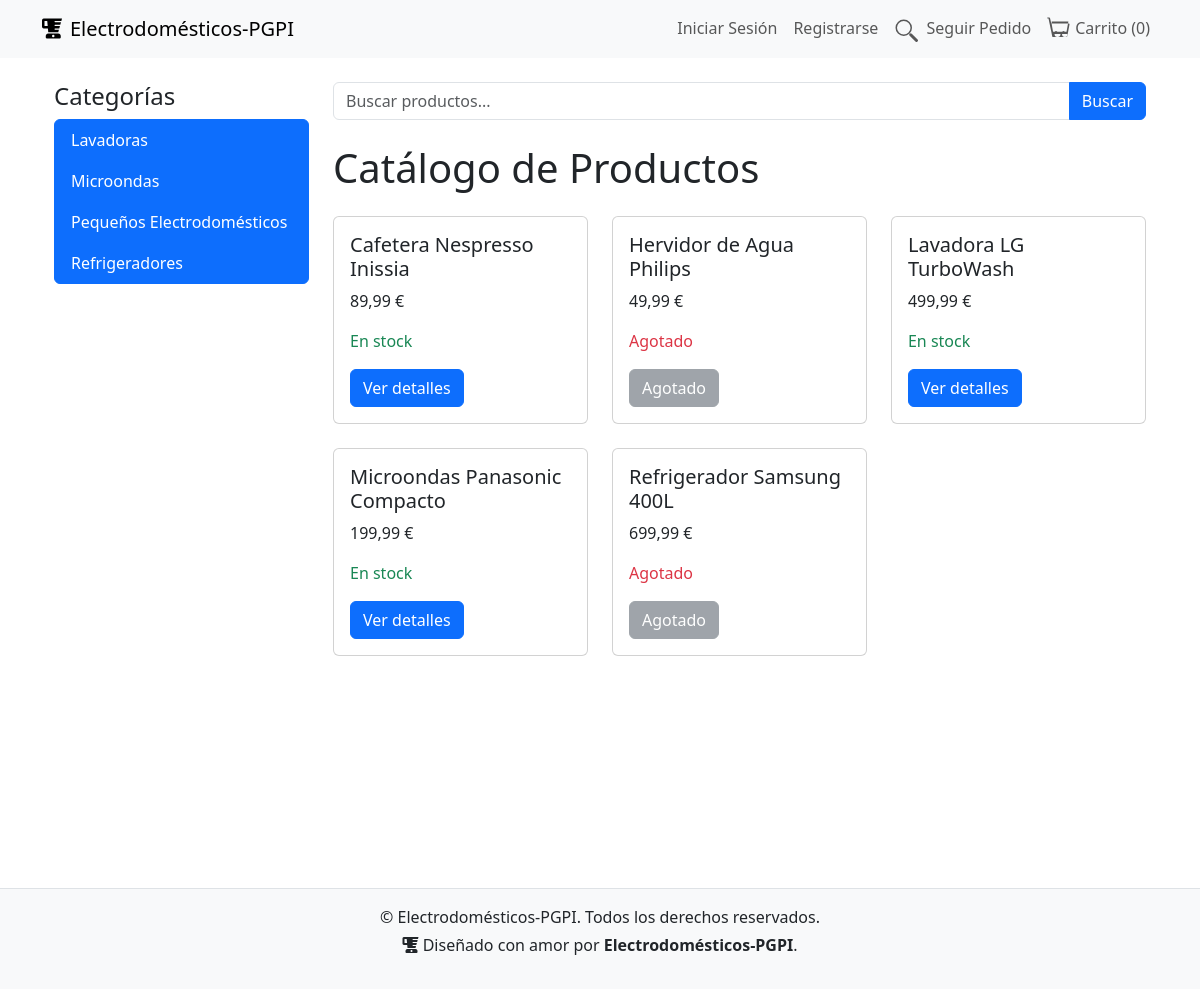
Screenshot of /catalogo/ with the database file from the repository.
### shop/models.py (models this page shows, shortened)
class Category(models.Model):
    name = models.CharField(max_length=200, db_index=True)
    slug = models.SlugField(max_length=200, unique=True)
    class Meta:
        ordering = ('name',)
        verbose_name = 'Categoría'
        verbose_name_plural = 'Categorías'

class Product(models.Model):
    category = models.ForeignKey('Category', related_name='products', on_delete=models.CASCADE)
    name = models.CharField(max_length=200, db_index=True)
    slug = models.SlugField(max_length=200, unique=True)
    image = models.ImageField(upload_to='products/%Y/%m/%d', blank=True)
    description = models.TextField(blank=True)
    price = models.DecimalField(max_digits=10, decimal_places=2)
    stock = models.PositiveIntegerField()
    available = models.BooleanField(default=True)
    manufacturer = models.CharField(max_length=200, blank=True, null=True)  # Nuevo campo
    created = models.DateTimeField(auto_now_add=True)
    updated = models.DateTimeField(auto_now=True)
    class Meta:
        ordering = ('name',)
        indexes = [
            models.Index(fields=['id', 'slug']),
        ]
    def get_absolute_url(self):
        return reverse('shop:product_detail', args=[self.slug])

### shop/views.py (the view)
# urls.py: path('catalogo/', views.product_list, name='product_list'),
def product_list(request, category_slug=None):
    category = None
    categories = Category.objects.all()
    products = Product.objects.all()
    query = request.GET.get('query')
    if query:
        products = products.filter(
            Q(name__icontains=query) | Q(category__name__icontains=query) | Q(manufacturer__icontains=query)
        )
    if category_slug:
        category = get_object_or_404(Category, slug=category_slug)
        products = products.filter(category=category)
    return render(request, 'shop/product/list.html', {
        'category': category,
        'categories': categories,
        'products': products,
    })

### cart/context_processors.py (called while the page is built)
def cart(request):
    return {'cart': Cart(request)}

### cart/models.py (called while the page is built)
    def __len__(self):
        return sum(item['quantity'] for item in self.cart.values())

### shop/templates/shop/product/list.html (shortened to what this page needs)
{% extends "base.html" %}
{% block content %}
<div class="container">
    <div class="row">
        <div class="col-md-3">
            <h4>Categorías</h4>
            <ul class="list-group">
                {% for category in categories %}
                    <li class="list-group-item {% if category == category %}active{% endif %}">
                        <a href="{% url 'shop:product_list_by_category' category.slug %}">{{ category.name }}</a>
                    </li>
                {% endfor %}
            </ul>
        </div>
        <div class="col-md-9">
            <form method="get" action="{% url 'shop:product_list' %}" class="mb-4">
                <div class="input-group">
                    <input type="text" name="query" placeholder="Buscar productos..." class="form-control" value="{{ request.GET.query }}">
                    <button type="submit" class="btn btn-primary">Buscar</button>
                </div>
            </form>
            <h1 class="my-4">
                {% if category %}
                    Productos en la categoría: {{ category.name }}
                {% else %}
                    Catálogo de Productos
                {% endif %}
            </h1>
            <div class="row">
                {% for product in products %}
                    <div class="col-md-4">
                        <div class="card mb-4">
                            <div class="card-body">
                                <h5 class="card-title">{{ product.name }}</h5>
                                <p class="card-text">{{ product.price }} €</p>
                                {% if product.stock > 0 %}
                                    <p class="text-success">En stock</p>
                                {% else %}
                                    <p class="text-danger">Agotado</p>
                                {% endif %}
                                {% if product.stock > 0 %}
                                <a href="{{ product.get_absolute_url }}" class="btn btn-primary">Ver detalles</a>
                            {% else %}
                                <button class="btn btn-secondary" disabled>Agotado</button>
                            {% endif %}
                            </div>
                        </div>
                    </div>
                {% empty %}
                    <p>No se encontraron productos.</p>
                {% endfor %}
            </div>
        </div>
    </div>
</div>
{% endblock %}

### templates/base.html (shortened to what this page needs)
<!DOCTYPE html>
<html lang="es">
<head>
    {% load static %}
    <link href="https://cdn.jsdelivr.net/npm/bootstrap@5.3.0-alpha3/dist/css/bootstrap.min.css" rel="stylesheet">
    <link href="https://cdnjs.cloudflare.com/ajax/libs/font-awesome/6.0.0-beta3/css/all.min.css" rel="stylesheet">
</head>
<body>
<nav class="navbar navbar-expand-lg navbar-light bg-light">
    <div class="container">
        <a class="navbar-brand d-flex align-items-center" href="{% url 'shop:landing_page' %}">
            <i class="fas fa-blender me-2"></i> <span>Electrodomésticos-PGPI</span>
        </a>
        <div class="collapse navbar-collapse" id="navbarNav">
            <ul class="navbar-nav ms-auto">
                {% if user.is_authenticated %}
                    <li class="nav-item">
                        <a class="nav-link" href="{% url 'accounts:profile' %}">Perfil</a>
                    </li>
                    <li class="nav-item d-flex align-items-center">
                        <form action="{% url 'accounts:logout' %}" method="post" class="d-inline">
                            {% csrf_token %}
                            <button type="submit" class="btn nav-link p-0 text-decoration-none">
                                Cerrar Sesión
                            </button>
                        </form>
                    </li>
                {% else %}
                    <li class="nav-item">
                        <a class="nav-link" href="{% url 'accounts:login' %}">Iniciar Sesión</a>
                    </li>
                    <li class="nav-item">
                        <a class="nav-link" href="{% url 'accounts:register' %}">Registrarse</a>
                    </li>
                {% endif %}
                <li class="nav-item">
                    <a class="nav-link" href="{% url 'orders:order_track_form' %}">
                        <span class="ms-1">Seguir Pedido</span>
                    </a>
                </li>
                <li class="nav-item">
                    <a class="nav-link d-flex align-items-center" href="{% url 'cart:cart_detail' %}">
                        <span class="ms-1">Carrito ({{ cart|length }})</span>
                    </a>
                </li>
            </ul>
        </div>
    </div>
</nav>
    <div class="container mt-4">
        {% block content %}
        {% endblock %}
    </div>
    <footer>
        <div class="container">
            <p class="mb-1">
                &copy; {{ now|date:"Y" }}Electrodomésticos-PGPI. Todos los derechos reservados.
            </p>
            <p>
                <i class="fas fa-blender"></i> Diseñado con amor por <strong>Electrodomésticos-PGPI</strong>.
            </p>
        </div>
    </footer>
</body>
</html>

### templates/base.html (style rules this page uses)
html, body { height: 100%; margin: 0; display: flex; flex-direction: column; }
footer { background-color: #f8f9fa; text-align: center; padding: 1rem 0; border-top: 1px solid #dee2e6; margin-top: 13rem; }
.list-group-item { border: 1px solid #007bff; background-color: transparent; color: #007bff; }
.list-group-item a { color: #007bff; text-decoration: none; }
.list-group-item.active { background-color: #007bff; color: white; border-color: #007bff; }
.list-group-item.active a { color: white; }

### rows the page displays
Category: name "Lavadoras"
Category: name "Microondas"
Category: name "Pequeños Electrodomésticos"
Category: name "Refrigeradores"
Product: name "Cafetera Nespresso Inissia", price "89,99", stock "En stock"
Product: name "Hervidor de Agua Philips", price "49,99", stock "Agotado"
Product: name "Lavadora LG TurboWash", price "499,99", stock "En stock"
Product: name "Microondas Panasonic Compacto", price "199,99", stock "En stock"
Product: name "Refrigerador Samsung 400L", price "699,99", stock "Agotado"

### other values shown
{{ cart|length }} "0"
